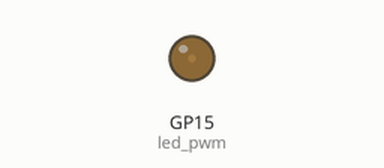
This program was run on a simulated Raspberry Pi Pico running MicroPython. Parts: output pins drawn as LEDs (lit = HIGH).

Above: at 0.05 s.
At 0.6 s:
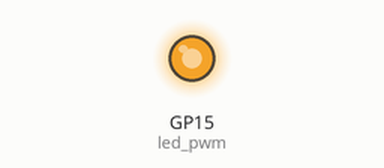
At 0.9 s:
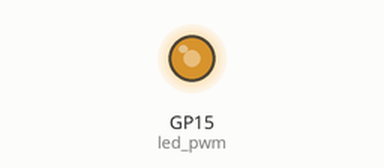
At 1.15 s:
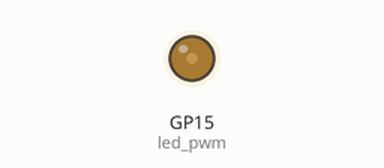
Timing chart, 0 to 3.0 s (numbered marks = the images above):
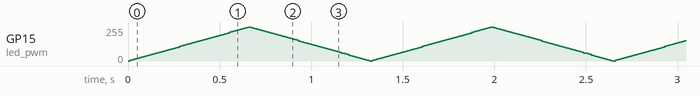

The program:

led_pwm.py
```python
from machine import Pin, PWM
import time

# Create a PWM object on the LED pin
led_pwm = PWM(Pin(15))
led_pwm.freq(1000) # Set frequency to 1kHz

while True:
    # Duty cycle goes from 0 to 65535
    for brightness in range(0, 65535, 1000):
        led_pwm.duty_u16(brightness)
        time.sleep(0.01)
    for brightness in range(65535, 0, -1000):
        led_pwm.duty_u16(brightness)
        time.sleep(0.01)
```
